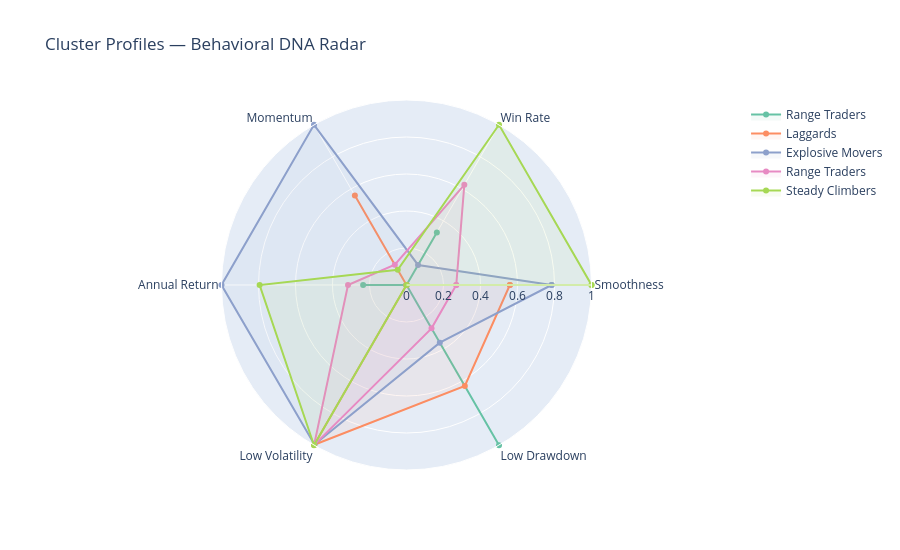

Here is the notebook cell this chart was saved with:
### Markdown cell above
## 5. Cluster profiles — radar chart

### Code cell
# Normalise profile 0–1 for radar
radar_cols = ['r_squared', 'pos_ratio', 'autocorr', 'ann_ret']
radar_neg  = ['ann_vol', 'max_dd']  # lower is better

radar_df = profile[radar_cols + radar_neg].copy()
for col in radar_cols:
    radar_df[col] = (radar_df[col] - radar_df[col].min()) / (radar_df[col].max() - radar_df[col].min() + 1e-9)
for col in radar_neg:
    radar_df[col] = 1 - (radar_df[col] - radar_df[col].min()) / (radar_df[col].max() - radar_df[col].min() + 1e-9)

labels = ['Smoothness', 'Win Rate', 'Momentum', 'Annual Return', 'Low Volatility', 'Low Drawdown']
palette = px.colors.qualitative.Set2

fig = go.Figure()
for i, (idx, row) in enumerate(radar_df.iterrows()):
    vals = row.tolist()
    fig.add_trace(go.Scatterpolar(
        r=vals + [vals[0]],
        theta=labels + [labels[0]],
        name=cluster_names[idx],
        line=dict(color=palette[i], width=2),
        fill='toself',
        fillcolor=palette[i].replace('rgb', 'rgba').replace(')', ',0.08)')
    ))
fig.update_layout(
    polar=dict(radialaxis=dict(visible=True, range=[0, 1])),
    title='Cluster Profiles — Behavioral DNA Radar',
    height=550
)
fig.show()

### Figure 1 — Plotly figure (JSON) as saved in the notebook; plotly's stock layout.template omitted (floating-point values rounded to 4 significant figures)
{"data": [{"fill": "toself", "fillcolor": "rgba(102,194,165,0.08)", "line": {"color": "rgb(102,194,165)", "width": 2}, "name": "Range Traders", "r": [0, 0.3281, 0, 0.2345, 2.385e-11, 1, 0], "theta": ["Smoothness", "Win Rate", "Momentum", "Annual Return", "Low Volatility", "Low Drawdown", "Smoothness"], "type": "scatterpolar"}, {"fill": "toself", "fillcolor": "rgba(252,141,98,0.08)", "line": {"color": "rgb(252,141,98)", "width": 2}, "name": "Laggards", "r": [0.5588, 0, 0.5579, 0, 0.9972, 0.6306, 0.5588], "theta": ["Smoothness", "Win Rate", "Momentum", "Annual Return", "Low Volatility", "Low Drawdown", "Smoothness"], "type": "scatterpolar"}, {"fill": "toself", "fillcolor": "rgba(141,160,203,0.08)", "line": {"color": "rgb(141,160,203)", "width": 2}, "name": "Explosive Movers", "r": [0.7843, 0.125, 1.0, 1.0, 0.9953, 0.3601, 0.7843], "theta": ["Smoothness", "Win Rate", "Momentum", "Annual Return", "Low Volatility", "Low Drawdown", "Smoothness"], "type": "scatterpolar"}, {"fill": "toself", "fillcolor": "rgba(231,138,195,0.08)", "line": {"color": "rgb(231,138,195)", "width": 2}, "name": "Range Traders", "r": [0.2689, 0.625, 0.1263, 0.3162, 0.9993, 0.2705, 0.2689], "theta": ["Smoothness", "Win Rate", "Momentum", "Annual Return", "Low Volatility", "Low Drawdown", "Smoothness"], "type": "scatterpolar"}, {"fill": "toself", "fillcolor": "rgba(166,216,84,0.08)", "line": {"color": "rgb(166,216,84)", "width": 2}, "name": "Steady Climbers", "r": [1.0, 1.0, 0.09474, 0.794, 1, 1.866e-09, 1.0], "theta": ["Smoothness", "Win Rate", "Momentum", "Annual Return", "Low Volatility", "Low Drawdown", "Smoothness"], "type": "scatterpolar"}], "layout": {"height": 550, "polar": {"radialaxis": {"range": [0, 1], "visible": true}}, "title": {"text": "Cluster Profiles — Behavioral DNA Radar"}}}
